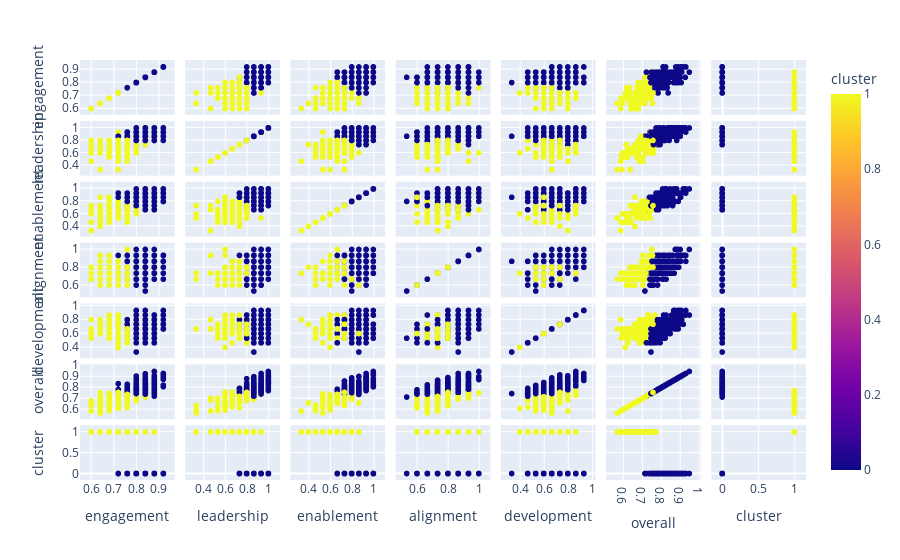

The cell this chart's notebook holds for it:
### Markdown cell above
# Q2: K-Means Clustering

Let's run a K Means cluster analysis for all users the five measurements covered by the survey.

(a) Run a K Means cluster analysis for two clusters
 - plot a scatter matrix of the five survey measurements color coded by cluster

(b) Run a K Means cluster analysis for three clusters
 - plot a scatter matrix of the five survey measurements color coded by cluster

(c) Use the Elbow method to identify the optimum number of clusters
 - plot the elbow method with Inertia
 - plot the elbow method with Calinski-Harabasz score

(d) What number of clusters would you use and why? 

(e) Let's try to understand **overall** survey results by department.  Let's use a box plot with the x-axis being "department" and the y-axis showing **overall** responses.  You can color code groups of cluster membership.

(f) Which departments show the highest percentage of members of the most satisfied clusters?  Produce a Pareto plot.

(g) Which departments show the highest percentage of members of the least satisfied clusters? Produce a Pareto plot.

### Code cell
# 2-cluster Kmeans
model = KMeans(n_clusters=2, random_state=42).fit(sub)
km2_df = sub.copy()
km2_df['cluster'] = model.labels_
px.scatter_matrix(km2_df, color='cluster')

### Figure 1 — Plotly figure (JSON) as saved in the notebook; plotly's stock layout.template omitted (floating-point values rounded to 4 significant figures; data arrays with more than 128 entries replaced by an {"elided": "..."} marker saying what was removed)
{"data": [{"dimensions": [{"axis": {"matches": true}, "label": "engagement", "values": {"elided": "381 float values"}}, {"axis": {"matches": true}, "label": "leadership", "values": {"elided": "381 float values"}}, {"axis": {"matches": true}, "label": "enablement", "values": {"elided": "381 float values"}}, {"axis": {"matches": true}, "label": "alignment", "values": {"elided": "381 float values"}}, {"axis": {"matches": true}, "label": "development", "values": {"elided": "381 float values"}}, {"axis": {"matches": true}, "label": "overall", "values": {"elided": "381 float values"}}, {"axis": {"matches": true}, "label": "cluster", "values": {"elided": "381 int values"}}], "hovertemplate": "%{xaxis.title.text}=%{x}<br>%{yaxis.title.text}=%{y}<br>cluster=%{marker.color}<extra></extra>", "legendgroup": "", "marker": {"color": {"elided": "381 int values"}, "coloraxis": "coloraxis", "symbol": "circle"}, "name": "", "showlegend": false, "type": "splom"}], "layout": {"coloraxis": {"colorbar": {"title": {"text": "cluster"}}, "colorscale": [[0, "#0d0887"], [0.1111, "#46039f"], [0.2222, "#7201a8"], [0.3333, "#9c179e"], [0.4444, "#bd3786"], [0.5556, "#d8576b"], [0.6667, "#ed7953"], [0.7778, "#fb9f3a"], [0.8889, "#fdca26"], [1, "#f0f921"]]}, "dragmode": "select", "legend": {"tracegroupgap": 0}, "margin": {"t": 60}}}
